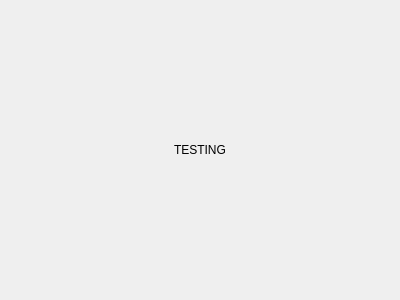
<?xml version="1.0" encoding="UTF-8"?>
<ui version="4.0">
 <class>Form</class>
 <widget class="QWidget" name="Form">
  <property name="geometry">
   <rect>
    <x>0</x>
    <y>0</y>
    <width>400</width>
    <height>300</height>
   </rect>
  </property>
  <property name="windowTitle">
   <string>Form</string>
  </property>
  <layout class="QHBoxLayout" name="horizontalLayout">
   <item alignment="Qt::AlignHCenter">
    <widget class="QLabel" name="label">
     <property name="text">
      <string>TESTING</string>
     </property>
    </widget>
   </item>
  </layout>
 </widget>
 <resources/>
 <connections/>
</ui>
